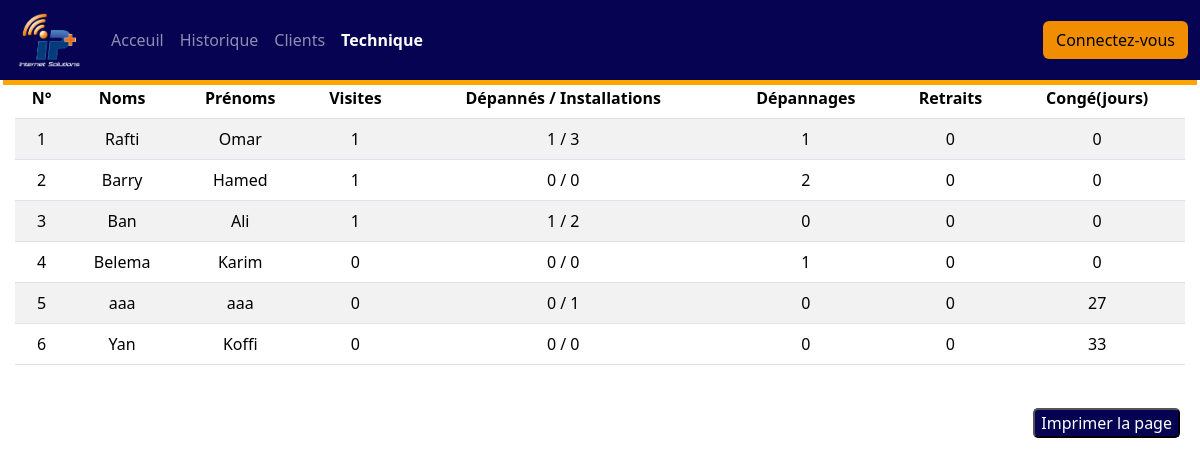
Screenshot of /technique with the database file from the repository.
### home/models.py (models this page shows, shortened)
class Employe(models.Model):
    choix = [
        ('DG', 'Directeur Générale'),
        ('DAF', 'Directeur Affaire Financière'),
        ('DT', 'Directeur Technique'),
        ('Ingénieur', 'Ingénieur'),
        ('Technicien', 'Technicien'),
        ('Commercial', 'Commercial'),
    ]
    first_name = models.CharField(max_length=30)
    last_name = models.CharField(max_length=40)
    job = models.CharField(max_length=20,choices=choix,default='Technicien')
    phone_number = models.IntegerField()
    leave = models.BooleanField(default=False)

### home/views.py (the view)
# urls.py: path('technique', views.technique, name='technique'),
def technique(request):
    users = Employe.objects.filter(Q(job='Technicien') | Q(job='Ingénieur'))
    employes = []
    for user in users:
        visite = Visite.objects.filter(employe = user)
        installation = Installation.objects.filter(employe = user)
        depannage = Depannage.objects.filter(employe = user)
        retrait = Retrait.objects.filter(employe = user)
        conges = Conge.objects.filter(employe = user)
        jours = 0
        i = 1
        for conge in conges:
            debut = datetime.strptime(str(conge.debut), '%Y-%m-%d')
            fin = datetime.strptime(str(conge.fin), '%Y-%m-%d')
            if fin > debut:
                tmp = str(fin - debut)
                tmp = int(tmp[0:len(tmp)-14])
                jours += tmp
                i += 1
        panne = 0
        for x in installation:
            if Depannage.objects.select_related("client").all().filter(client = x.client):
                panne += 1
        employe = {
            'visites' : visite,
            'nbr_visite' : len(visite),
            'installations' : installation,
            'nbr_installation' : len(installation),
            'depannages' : depannage,
            'nbr_depannage' : len(depannage),
            'retraits' : retrait,
            'nbr_retrait' : len(retrait),
            'user' : user,
            'panne' : panne,
            'jours' : jours,
            'total' : len(visite) + len(installation) + len(depannage) + len(retrait), # nombre total d'activité
        }
        employes.append(employe)
    employes = sorted(employes, key=lambda t: t['total'], reverse=True)
    pk = 1
    for employe in employes:
        employe.update({'pk' : pk})
        pk += 1
    context = {
        'employes' : employes
    }
    return render(request,'home/technique.html',context)

### home/templates/home/technique.html (shortened to what this page needs)
{% extends './base.html' %}
{% load static %}
{% block content %}
   <br>
	<div class="voir" style="margin-right: 15px;margin-left: 15px;">
		<table class="table table-striped">
		  <thead>
		    <tr>
	      <th scope="col" class="centre">N°</th>
	      <th scope="col" class="centre">Noms</th>
	      <th scope="col" class="centre">Prénoms</th>
	      <th scope="col" class="centre">Visites</th>
	      <th scope="col" class="centre">Dépannés / Installations</th>
	      <th scope="col" class="centre">Dépannages</th>
	      <th scope="col" class="centre">Retraits</th>
	      <th scope="col" class="centre">Congé(jours)</th>
		    </tr>
		  </thead>
		  <tbody>
		  {% for employe in employes %}
		    <tr>
		      <td class="centre">{{employe.pk}}</td>
		      <td class="centre">{{employe.user.last_name}}</td>
		      <td class="centre">{{employe.user.first_name}}</td>
		      <td class="centre">{{employe.nbr_visite}}</td>
		      <td class="centre">{{employe.panne}} / {{employe.nbr_installation}}</td>
		      <td class="centre">{{employe.nbr_depannage}}</td>
		      <td class="centre">{{employe.nbr_retrait}}</td>
		      <td class="centre">{{employe.jours}}</td>
		    </tr>
		   {% endfor %}
		 </tbody>
		</table>
</div>
{% include './impression.html'%}
{% endblock %}

### home/static/css/styl.css (style rules this page uses)
.centre { text-align: center; }

### rows the page displays
Employe: user.last_name "Rafti", user.first_name "Omar"
Employe: user.last_name "Barry", user.first_name "Hamed", pk "4", user.last_name "Belema", user.first_name "Karim", nbr_visite "0", panne "0", nbr_installation "0", nbr_depannage "1", nbr_retrait "0", jours "0"
Employe: user.last_name "Ban", user.first_name "Ali"
Employe: user.last_name "aaa", user.first_name "aaa"
Employe: user.last_name "Yan", user.first_name "Koffi"

### other values shown
{{ employe.pk }} "1" "2" "3" "5" "6"
{{ employe.nbr_visite }} "1" "1" "1" "0" "0"
{{ employe.panne }} "1" "0" "1" "0" "0"
{{ employe.nbr_installation }} "3" "0" "2" "1" "0"
{{ employe.nbr_depannage }} "1" "2" "0" "0" "0"
{{ employe.nbr_retrait }} "0" "0" "0" "0" "0"
{{ employe.jours }} "0" "0" "0" "27" "33"
